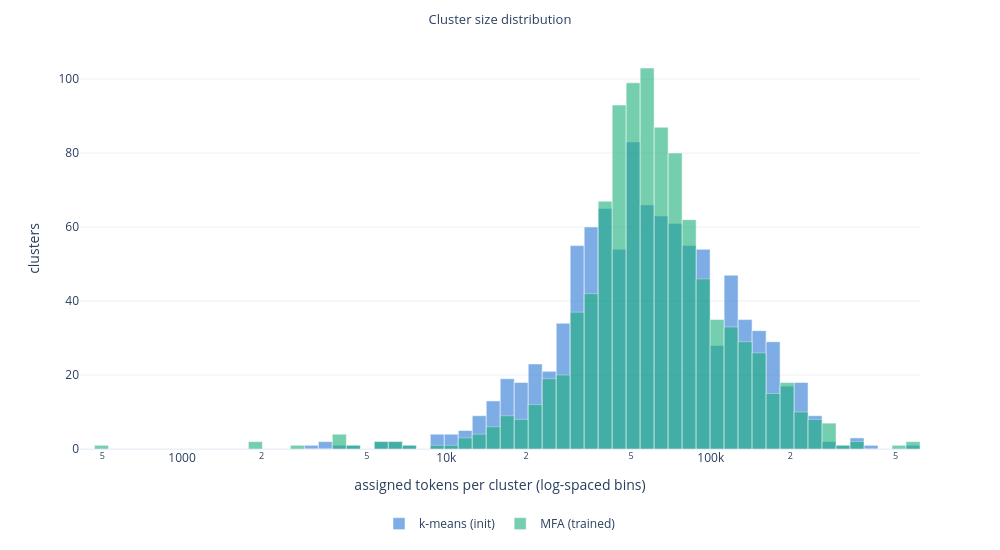

Notebook source saved alongside this figure:
### Markdown cell above
### 2.1 Cluster Size Distribution

Compare the number of tokens assigned to each cluster before and after MFA
training. Both distributions use the same log-spaced bins.

### Code cell
if go is not None:
    positive_sizes = np.concatenate([km_sizes[km_sizes > 0], mfa_sizes[mfa_sizes > 0]])
    edges = np.logspace(np.log10(positive_sizes.min()), np.log10(positive_sizes.max()), 61)
    centers = (edges[:-1] + edges[1:]) / 2
    widths = np.diff(edges)

    fig = go.Figure()
    for sizes, name, color in [
        (km_sizes, "k-means (init)", COLOR_KMEANS),
        (mfa_sizes, "MFA (trained)", COLOR_MFA),
    ]:
        counts, _ = np.histogram(sizes[sizes > 0], bins=edges)
        fig.add_bar(x=centers, y=counts, width=widths, name=name, marker_color=color, opacity=0.6)

    fig.update_xaxes(type="log")
    fig.update_layout(
        title="Cluster size distribution",
        xaxis_title="assigned tokens per cluster (log-spaced bins)",
        yaxis_title="clusters",
        template=PLOT_TEMPLATE,
        barmode="overlay",
        bargap=0.05,
        width=1000,
        height=550,
        legend=dict(orientation="h", yanchor="top", y=-0.15, xanchor="center", x=0.5),
    )
    save_fig(fig, "cluster_size_hist")
    fig.show()

    print(f"Zero-size clusters: k-means={(km_sizes == 0).sum()}, MFA={(mfa_sizes == 0).sum()}")

### Figure 1 — Plotly figure (JSON) as saved in the notebook; plotly's stock layout.template omitted (floating-point values rounded to 4 significant figures)
{"data": [{"marker": {"color": "#2a78d6"}, "name": "k-means (init)", "opacity": 0.6, "type": "bar", "width": [53.53, 60.46, 68.3, 77.15, 87.15, 98.45, 111.2, 125.6, 141.9, 160.3, 181.1, 204.5, 231.0, 261.0, 294.8, 333.0, 376.2, 424.9, 480.0, 542.2, 612.5, 691.9, 781.6, 882.9, 997.3, 1127.0, 1273.0, 1437.0, 1624.0, 1834.0, 2072.0, 2341.0, 2644.0, 2987.0, 3374.0, 3811.0, 4305.0, 4863.0, 5493.0, 6205.0, 7009.0, 7917.0, 8944.0, 10100.0, 11410.0, 12890.0, 14560.0, 16450.0, 18580.0, 20990.0, 23710.0, 26780.0, 30250.0, 34180.0, 38600.0, 43610.0, 49260.0, 55640.0, 62860.0, 71000.0], "x": [439.8, 496.8, 561.1, 633.9, 716.0, 808.8, 913.7, 1032.0, 1166.0, 1317.0, 1488.0, 1680.0, 1898.0, 2144.0, 2422.0, 2736.0, 3091.0, 3491.0, 3944.0, 4455.0, 5032.0, 5684.0, 6421.0, 7253.0, 8193.0, 9255.0, 10450.0, 11810.0, 13340.0, 15070.0, 17020.0, 19230.0, 21720.0, 24540.0, 27720.0, 31310.0, 35370.0, 39950.0, 45130.0, 50980.0, 57580.0, 65050.0, 73480.0, 83000.0, 93760.0, 105900.0, 119600.0, 135100.0, 152700.0, 172400.0, 194800.0, 220000.0, 248600.0, 280800.0, 317200.0, 358300.0, 404700.0, 457200.0, 516400.0, 583300.0], "y": [0, 0, 0, 0, 0, 0, 0, 0, 0, 0, 0, 0, 0, 0, 0, 0, 1, 2, 1, 1, 0, 2, 2, 1, 0, 4, 4, 5, 9, 13, 19, 18, 23, 21, 34, 55, 60, 65, 54, 83, 66, 63, 61, 55, 54, 28, 47, 35, 32, 29, 17, 18, 9, 2, 1, 3, 1, 0, 0, 1]}, {"marker": {"color": "#1baf7a"}, "name": "MFA (trained)", "opacity": 0.6, "type": "bar", "width": [53.53, 60.46, 68.3, 77.15, 87.15, 98.45, 111.2, 125.6, 141.9, 160.3, 181.1, 204.5, 231.0, 261.0, 294.8, 333.0, 376.2, 424.9, 480.0, 542.2, 612.5, 691.9, 781.6, 882.9, 997.3, 1127.0, 1273.0, 1437.0, 1624.0, 1834.0, 2072.0, 2341.0, 2644.0, 2987.0, 3374.0, 3811.0, 4305.0, 4863.0, 5493.0, 6205.0, 7009.0, 7917.0, 8944.0, 10100.0, 11410.0, 12890.0, 14560.0, 16450.0, 18580.0, 20990.0, 23710.0, 26780.0, 30250.0, 34180.0, 38600.0, 43610.0, 49260.0, 55640.0, 62860.0, 71000.0], "x": [439.8, 496.8, 561.1, 633.9, 716.0, 808.8, 913.7, 1032.0, 1166.0, 1317.0, 1488.0, 1680.0, 1898.0, 2144.0, 2422.0, 2736.0, 3091.0, 3491.0, 3944.0, 4455.0, 5032.0, 5684.0, 6421.0, 7253.0, 8193.0, 9255.0, 10450.0, 11810.0, 13340.0, 15070.0, 17020.0, 19230.0, 21720.0, 24540.0, 27720.0, 31310.0, 35370.0, 39950.0, 45130.0, 50980.0, 57580.0, 65050.0, 73480.0, 83000.0, 93760.0, 105900.0, 119600.0, 135100.0, 152700.0, 172400.0, 194800.0, 220000.0, 248600.0, 280800.0, 317200.0, 358300.0, 404700.0, 457200.0, 516400.0, 583300.0], "y": [0, 1, 0, 0, 0, 0, 0, 0, 0, 0, 0, 0, 2, 0, 0, 1, 0, 0, 4, 1, 0, 2, 2, 1, 0, 1, 1, 3, 4, 6, 9, 8, 12, 19, 20, 37, 42, 67, 93, 99, 103, 87, 80, 62, 46, 35, 33, 29, 26, 15, 18, 10, 8, 7, 1, 2, 0, 0, 1, 2]}], "layout": {"bargap": 0.05, "barmode": "overlay", "height": 550, "legend": {"orientation": "h", "x": 0.5, "xanchor": "center", "y": -0.15, "yanchor": "top"}, "margin": {"t": 48}, "title": {"font": {"size": 13}, "text": "Cluster size distribution", "x": 0.5}, "width": 1000, "xaxis": {"title": {"text": "assigned tokens per cluster (log-spaced bins)"}, "type": "log"}, "yaxis": {"title": {"text": "clusters"}}}}
